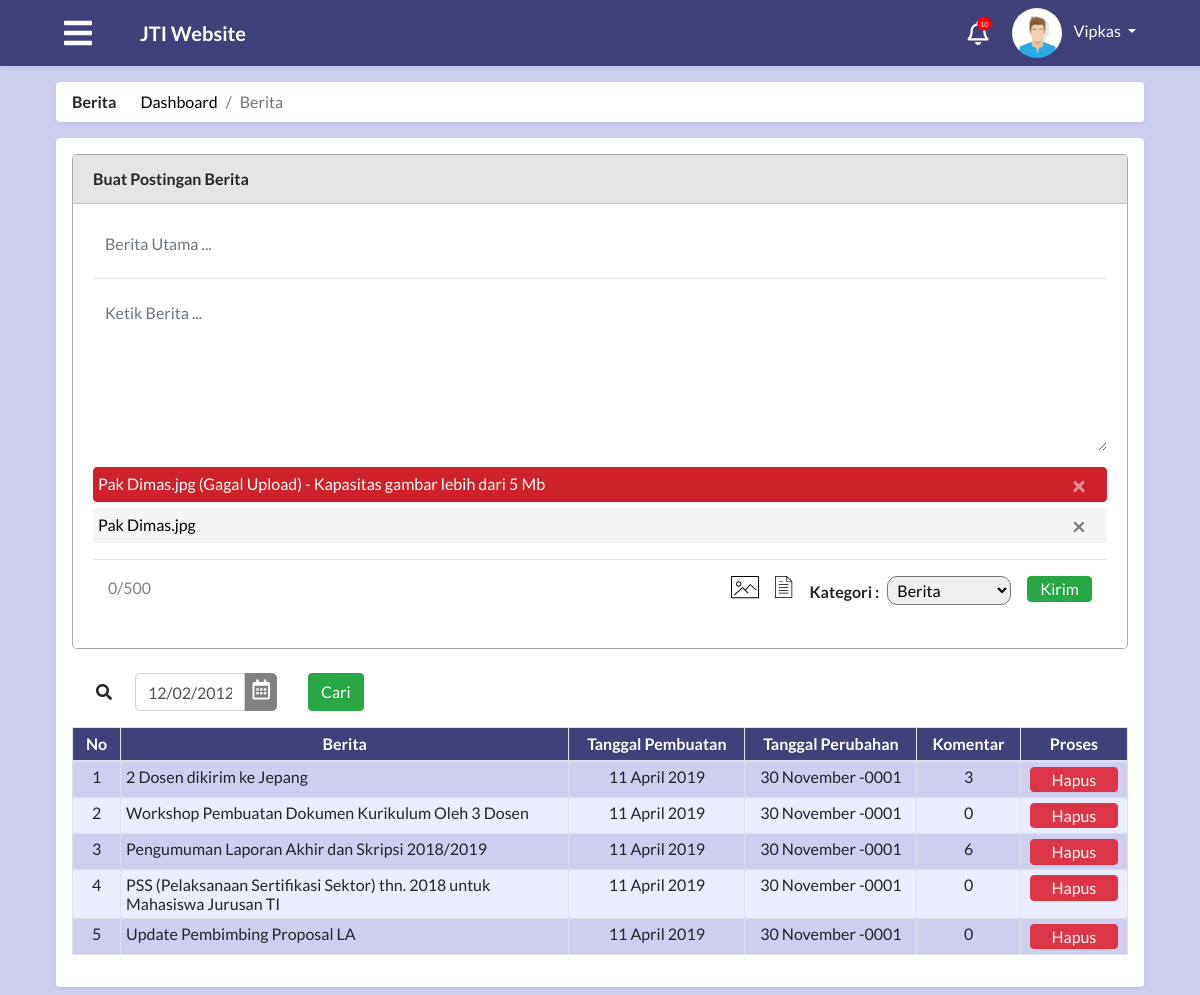
Screenshot of /module/index.php?module=beritaPengumuman (signed in) with the database file from the repository.
### tables this page shows
CREATE TABLE `tabel_admin` (
  `id_admin` int(30) NOT NULL,
  `nama` varchar(50) NOT NULL,
  `nip` int(20) NOT NULL,
  `foto` text,
  `alamat` text,
  `tempat_lahir` varchar(50) DEFAULT NULL,
  `tangal_lahir` date DEFAULT NULL,
  `id_user` int(11) NOT NULL,
  `waktu_edit` datetime NOT NULL
);

CREATE TABLE `tabel_info` (
  `id_info` int(30) NOT NULL,
  `judul` varchar(250) NOT NULL,
  `isi` text NOT NULL,
  `tipe` enum('pengumuman','berita') NOT NULL,
  `waktu_publish` datetime NOT NULL,
  `waktu_perubahan` datetime NOT NULL
);

### process/proses_berita.php (called while the page is built, shortened)
<?php
function tampilBerita($con)
{
    $tampilBerita="select * from tabel_info";
    $resultTampilBerita=mysqli_query($con, $tampilBerita);
    return $resultTampilBerita;
}
function jumlahKomentar($con, $id_info){
    $jumlahKomentar = "select (b.id_info + c.id_komentar) as komentar , a.*, b.*, c.*
    from tabel_info a, tabel_komentar b, tabel_reply_komentar c where
    a.id_info = b.id_info
    and b.id_komentar = c.id_komentar
    and b.id_info = $id_info group by a.id_info";
    $resultJumlahKomentar = mysqli_query($con, $jumlahKomentar);
    if(mysqli_num_rows($resultJumlahKomentar) > 0){
        $rowJumlahKomentar = mysqli_fetch_assoc($resultJumlahKomentar);
        return $rowJumlahKomentar["komentar"];
    } else {
        return "0";
    }
}
            ?>

### module/admin/berita/beritaPengumuman.php (the view, shortened to what this page needs)
<?php
  include "../config/connection.php";
  include "../process/proses_berita.php";
?>
<main id="adminBerita" role="main" class="container-fluid">
    <div class="row">
        <div class="col-md-12 p-0">
            <div class="m-2 bg-white shadow-sm rounded">
                <div class="row">
                    <div class="col-md-auto pr-0">
                        <strong><span class="nav-link">Berita</span></strong>
                    </div>
                    <div class="col pl-0">
                        <nav aria-label="breadcrumb">
                            <ol class="breadcrumb p-2 m-0 bg-white">
                                <li class="breadcrumb-item"><a href="index.php?module=home">Dashboard</a></li>
                                <li class="breadcrumb-item active" aria-current="page">Berita</li>
                            </ol>
                        </nav>
                    </div>
                </div>
            </div>
        </div>
        <div class="col-md-12 p-0">
            <div class="m-2 p-3 bg-white rounded shadow-sm">
                <div class="col-md-12 p-0">
                    <div class="card border border-secondary">
                        <div class="card-header">
                            <strong>Buat Postingan Berita</strong>
                        </div>
                        <div class="card-body">
                            <form action="" method="post" class="p-0">
                                <div class="form-group berita-utama">
                                    <input type="text" class="form-control border-0" name="berita-utama" placeholder="Berita Utama ..." style="width=100%">
                                </div>
                                <hr>
                                <div class="form-group ketik-berita">
                                    <textarea name="ketik-berita" id="" cols="30" rows="6" placeholder="Ketik Berita ..." maxlength="500" class="form-control border-0" oninput="Beritacharcountupdate(this.value)"></textarea>
                                </div>
                                <div class="col-md-12 p-1 alert alert-danger alert-dismissible fade show" role="alert">
                                    <p>Pak Dimas.jpg (Gagal Upload) - Kapasitas gambar lebih dari 5 Mb</p>
                                    <button type="button" class="close" data-dismiss="alert" aria-label="Close">
                                        <span aria-hidden="true">&times;</span>
                                    </button>
                                </div>
                                <div class="ber col-md-12 p-1 alert alert-light alert-dismissible fade show" role="alert">
                                    <p>Pak Dimas.jpg</p>
                                    <button type="button" class="close" data-dismiss="alert" aria-label="Close">
                                        <span aria-hidden="true">&times;</span>
                                    </button>
                                </div>
                                <hr>
                                <div class="container-fluid m-0">
                                    <div class="row">
                                        <div class="col-6">
                                            <span style="color:grey" id=Bercharcount></span>
                                        </div>
                                        <div class="col-6 text-right d-flex justify-content-end lampir">
                                                    <label for="file-input">
                                                    <img src="../img/imgUpload.svg" alt="Image Upload" class="mr-3" data-placement="top" title="Lampirkan Gambar">
                                                    </label>
                                                    <label for="file-input1">
                                                    <img src="../img/fileUpload.svg" alt="File Upload" class="mr-3" data-placement="top" title="Lampirkan File">
                                                    </label>
                                                    <strong><label for="kategori-AdBer" class="labelBerita mt-1 mr-2">Kategori :
                                                    </label>
                                                    </strong>
                                                    <select name="" id="" class="mr-3 pilihKategoriBerita w-auto">
                                                        <option value="ridwan">Berita</option>
                                                    </select>
                                                    <button type="submit" class="btn btn-success btn-kirim">Kirim</button>
                                        </div>
                                    </div>
                                </div>
                            </form>
                        </div>
                    </div>
                    <br>
                    <form class="form-inline ml-4">
                        <i class="fas fa-search mr-2"></i>
                        <div class="col-2">
                                <div class="input-group date " id="datepicker">
                                    <input type="text" class="form-control" value="12/02/2012">
                                    <div class="input-group-addon tgl">
                                        <span>
                                            <i class="far fa-calendar-alt"></i>
                                        </span>
                                    </div>
                                </div>
                            </div>
                            <input type="submit" class="tmbl-filter btn btn-success ml-3" value="Cari" name="cariBeritaTanggal">
                    </form>
                    <div class="scrolltable">
                    <?php
                        if(isset($_POST["cariBeritaTanggal"])){
                            $result=beritaCari($con, $_POST["tanggal"]);
                            }else{
                            $result = tampilBerita($con);
                            }
                            if(mysqli_num_rows($result) > 0){
                        ?>
                        <table class="table table-striped table-bordered text-center mt-3">
                            <thead>
                                <tr class="p-2">
                                    <th>No</th>
                                    <th id="beritaBerita">Berita</th>
                                    <th>Tanggal Pembuatan</th>
                                    <th>Tanggal Perubahan</th>
                                    <th>Komentar</th>
                                    <th colspan="2">Proses</th>
                                </tr>
                            </thead>
                            <tbody>
                            <?php
                                if(mysqli_num_rows($result) > 0){
                                $no=1;
                                while($row = mysqli_fetch_assoc($result)){
                                    if(jumlahKomentar($con, $row["id_info"])!=0){
                                    ?>
                                <tr>
                                    <td><?php echo $no;?></td>
                                    <td class="text-left detail-berita" data-toggle="modal" data-target="#modalPreview" data-info="<?php echo $row["id_info"];?>"><?php echo $row["judul"];?></td>
                                    <td><?= date('d F Y', strtotime($row["waktu_publish"]));?></td>
                                    <td><?= date('d F Y', strtotime($row["waktu_perubahan"]));?></td>
                                    <td><?php echo jumlahKomentar($con, $row["id_info"]); ?></td>
                                    <td><button class=" tmbl-table btn btn-danger" type="button"
                                            class="pratinjau btn" data-toggle="modal" data-target="#hapus"
                                            class="hapus">Hapus</button></td>
                                </tr>
                                <?php
                                } else if(jumlahKomentar($con, $row["id_info"])==0){
                                    ?>
                                    <tr>
                                    <td><?php echo $no;?></td>
                                    <td class="text-left detail-berita" data-toggle="modal" data-target="#modalPreview" data-info="<?php echo $row["id_info"];?>"><?php echo $row["judul"];?></td>
                                    <td><?= date('d F Y', strtotime($row["waktu_publish"]));?></td>
                                    <td><?= date('d F Y', strtotime($row["waktu_perubahan"]));?></td>
                                    <td><?php echo jumlahKomentar($con, $row["id_info"]); ?></td>
                                    <td><button class=" tmbl-table btn btn-danger" type="button"
                                            class="pratinjau btn" data-toggle="modal" data-target="#hapus"
                                            class="hapus">Hapus</button></td>
                                </tr>
                                <?php
                                }
                                $no++;
                                }
                                ?>
                                </tbody>
                                <?php
                                }
                                ?>
                        </table>
                                    <?php
                                    }
                                    ?>
                    </div>
                </div>
            </div>
        </div>
    </div>
</main>

### module/index.php (shortened to what this page needs)
<?php
include "../process/proses_modalPengaturan.php";
$level = $_SESSION['level'];
$idUser = $_SESSION['id'];
?>
<?php
switch ($level) {
  case 'admin':
    $queryUser = "SELECT a.*, b.* FROM tabel_user a, tabel_admin b WHERE a.id_user=$idUser and a.id_user=b.id_user";
    $resultUser = mysqli_query($con, $queryUser);
    $rowUser = mysqli_fetch_assoc($resultUser);
    $namaUser = $rowUser["nama"];
    break;
}
?>
<!DOCTYPE html>
<html>
<head>
  <?php
  include "../config/styles.php";
  ?>
</head>
<body>
    <nav class="app-navbar navbar navbar-expand-md navbar-dark bg-blue shadow-sm sticky-top mb-2">
      <?php
      if ($level == "admin") {
        ?>
        <a class="ml-5 mr-5" id="navigation-admin-btn"> <i class="fas fa-bars text-white burger-icon"></i></a>
      <?php
    } else {
      ?>
        <a class="ml-5 mr-5" id="navigation-btn"> <i class="fas fa-bars text-white burger-icon"></i></a>
      <?php
    }
    ?>
      <a class="navbar-brand " href="index.php?module=home"><b>JTI Website</b></a>
      <div class="collapse navbar-collapse" id="navbarCollapse">
        <i class="notification-icon text-white far fa-bell" onclick="location.href='index.php?module=notifikasi';">
          <span class="fas fa-circle notification-bubble"></span>
          <span class="notification-bubble-num">10</span>
        </i>
        <div class="dropdown mr-5">
          <img class="dropdown-toggle nav-profile-photo ml-4 " src="../attachment/img/<?php echo ($rowUser['foto'] == null)? 'avatar.jpeg' : $rowUser['foto'] ; ?>" data-toggle="dropdown" aria-haspopup="true" aria-expanded="false" style="width:50px;height:50px;border-radius:50%;">
          <a href="#" class="dropdown-toggle ml-2 profile-link" id="dropdownMenuButton" data-toggle="dropdown" aria-haspopup="true" aria-expanded="false"><?php echo ($namaUser); ?>&nbsp;<b class="caret"></b></a>
        </div>
      </div>
    </nav>
    <div class="container-fluid px-5">
      <?php
      $module = $_GET["module"];
      if ($level == "mahasiswa") {
        switch ($module) {
          case "home":
            include "mahasiswa/home.php";
            break;
          case "kompenAbsen":
            include "mahasiswa/kompenAbsen.php";
            break;
          case "coba":
            include "mahasiswa/coba.php";
            break;
          case "krs":
            include "mahasiswa/krs.php";
            break;
          case "jadwal":
            include "mahasiswa/jadwal.php";
            break;
          case "nilai":
            include "mahasiswa/nilai.php";
            break;
          case "nilaiError":
            include "mahasiswa/nilaiError.php";
            break;
          case "kelasKosong":
            include "mahasiswa/kelasKosong.php";
            break;
          case "notifikasi":
            include "notifikasi.php";
            break;
          default:
            include "404.php";
        }
      } else if ($level == "admin") {
        switch ($module) {
          case "beritaPengumuman":
            include "admin/berita/beritaPengumuman.php";
            break;
        }
      }
        ?>
    </div>
</body>
</html>

### rows the page displays
tabel_admin: nama "Vipkas"
tabel_info: judul "2 Dosen dikirim ke Jepang", waktu_publish "11 April 2019", waktu_perubahan "30 November -0001", id_info "3"
tabel_info: judul "Workshop Pembuatan Dokumen Kurikulum Oleh 3 Dosen", waktu_publish "11 April 2019", waktu_perubahan "30 November -0001", id_info "0"
tabel_info: judul "Pengumuman Laporan Akhir dan Skripsi 2018/2019", waktu_publish "11 April 2019", waktu_perubahan "30 November -0001", id_info "6"
tabel_info: judul "PSS (Pelaksanaan Sertifikasi Sektor) thn. 2018 untuk Mahasiswa Jurusan TI", waktu_publish "11 April 2019", waktu_perubahan "30 November -0001", id_info "0"
tabel_info: judul "Update Pembimbing Proposal LA", waktu_publish "11 April 2019", waktu_perubahan "30 November -0001", id_info "0"
